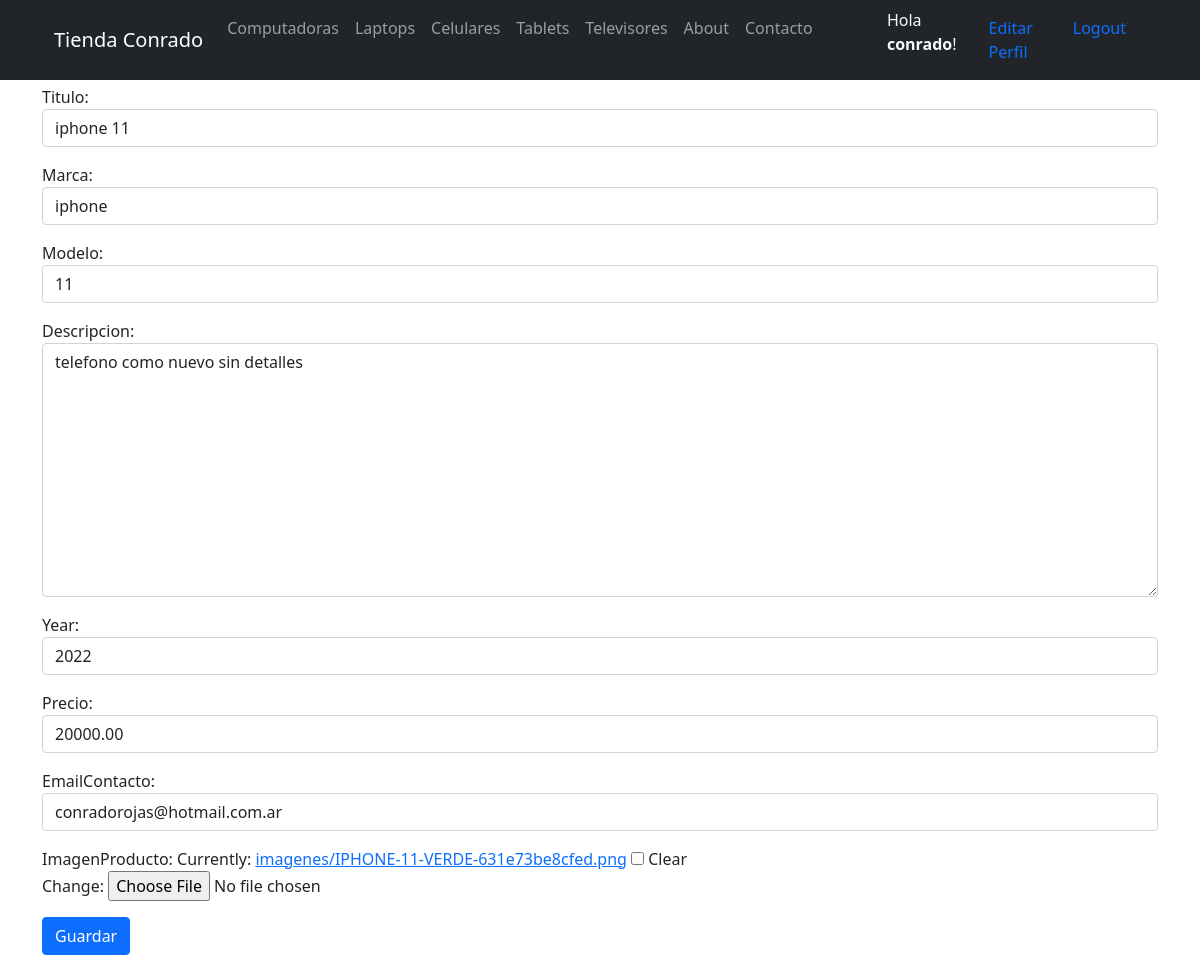
Screenshot of /editarCelular/3/ (signed in) with the database file from the repository.
### Productos/models.py (models this page shows, shortened)
class Productos(models.Model):
    Seleccion = (
    ('computadora','Computadora'),
    ('laptops', 'Laptops'),
    ('celulares','Celulares'),
    ('tablets','Tablets'),
    ('televisores','Televisores'),
    )
    usuario = models.ForeignKey(User, on_delete=models.CASCADE, null=True, blank=True)
    titulo = models.CharField(max_length=200, null=True)
    producto = models.CharField(max_length=15, choices=Seleccion, default='computadora')
    marca = models.CharField(max_length=40, null=True)
    modelo = models.CharField(max_length=40, null=True)
    descripcion = models.TextField(null=True, blank=True)
    year = models.IntegerField(null=True)
    precio = models.DecimalField(max_digits=10, decimal_places=2)
    fechaPublicacion = models.DateTimeField(auto_now_add=True, null=True),
    emailContacto = models.EmailField(null=True)
    imagenProducto = models.ImageField(null=True, blank=True, upload_to="imagenes/")
    class Meta:
        ordering = ['usuario' ]

### Productos/views.py (the view)
# urls.py: path('editarCelular/<int:pk>/', editarCelular.as_view(), name='editarCelular'),
class editarCelular(LoginRequiredMixin, UpdateView):
    model = Productos
    form_class = ActualizarProducto
    success_url = reverse_lazy('inicio')
    context_object_name = 'celular'
    template_name = 'editarCelular.html'

### Productos/forms.py
class ActualizarProducto(forms.ModelForm):
    class Meta:
        model = Productos
        fields = ('titulo', 'marca', 'modelo', 'descripcion', 'year', 'precio', 'emailContacto', 'imagenProducto')
        widgets = {
            'titulo' : forms.TextInput(attrs={'class': 'form-control'}),
            'marca' : forms.TextInput(attrs={'class': 'form-control'}),
            'modelo' : forms.TextInput(attrs={'class': 'form-control'}),
            'descripcion' : forms.Textarea(attrs={'class': 'form-control'}),
            'year' : forms.TextInput(attrs={'class': 'form-control'}),
            'precio' : forms.TextInput(attrs={'class': 'form-control'}),
            'emailContacto' : forms.TextInput(attrs={'class': 'form-control'}),
        }

### Tienda/templates/editarCelular.html (shortened to what this page needs)
{% extends 'index.html' %}
{% block content %}
<br>
<br>
<div class="container">
    <h4>Editar Tablet</h4>
</div>
<div class="container">
    <div class="form-group">
        <form method="post" enctype="multipart/form-data">{% csrf_token %}
            {{ form.as_p }}
            <button type="submit" class="btn btn-primary">Guardar</button>
        </form>
    </div>
</div>
<br>
{% endblock %}

### Tienda/templates/index.html (shortened to what this page needs)
{% load static %}
<!DOCTYPE html>
<html lang="en">
    <head>
        <link href="{% static 'css/styles.css' %}" rel="stylesheet" />
    </head>
    <body id="page-top">
        <nav class="navbar navbar-expand-lg navbar-dark bg-dark fixed-top" id="mainNav">
            <div class="container px-4">
                <a class="navbar-brand" href="/"> Tienda Conrado </a>
                <div class="collapse navbar-collapse" id="navbarResponsive">
                    <ul class="navbar-nav ms-auto">
                        <li class="nav-item"><a class="nav-link" href="/ComputadorasLista/">Computadoras</a></li>
                        <li class="nav-item"><a class="nav-link" href="/LaptopsLista/">Laptops</a></li>
                        <li class="nav-item"><a class="nav-link" href="/CelularesLista/">Celulares</a></li>
                        <li class="nav-item"><a class="nav-link" href="/TabletsLista/">Tablets</a></li>
                        <li class="nav-item"><a class="nav-link" href="/TelevisoresLista/">Televisores</a></li>
                        <li class="nav-item"><a class="nav-link" href="/about/">About</a></li>
                        <li class="nav-item"><a class="nav-link" href="/contacto/">Contacto</a></li>
                        <div class="container"></div>
                        {% if request.user.is_authenticated %}
                        <div class="container">
                        <li class="nav-item">
                          <span class="text-light"> Hola <strong>{{request.user.first_name}}</strong>!</span>
                        </li>
                        </div>
                        <div class="container">
                        <li class="nav-item">
                            <a class="nav-link" href="/editarPerfil/"><span class="text-primary">Editar Perfil</span></a>
                        </li>
                        </div>
                        <div class="container">
                        <li class="nav-item">
                          <a class="nav-link" href="/Logout/"><span class="text-primary">Logout</span></a>
                        </li>
                        </div>
                      {% endif %}
                    </ul>
                </div>
            </div>
        </nav>
        {% block content %}{% endblock %}

### rows the page displays
Productos: titulo "iphone 11", marca "iphone", modelo "11", descripcion "telefono como nuevo sin detalles", year "2022", precio "20000.00", emailContacto "conradorojas@hotmail.com.ar"

### other values shown
{{ request.user.first_name }} "conrado"
